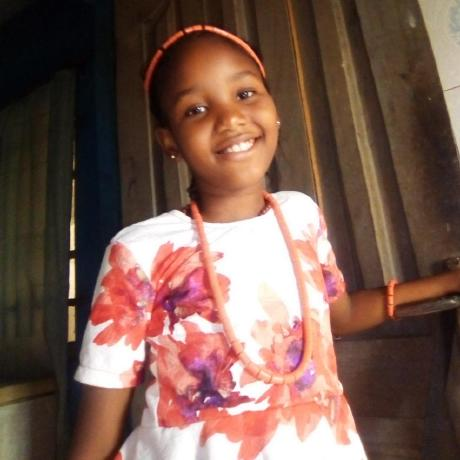
#> input picture _img/img-a.png, 460 x 460 px
$ python sample2.py
#> lines starting #> are read from the running program, lines starting #| are printed output that depends on the picture; after the words box and inside, x2 and y2 are one past the last pixel; in counts of white or black regions, pixels touching at a corner belong together; pictures that were not available may be replaced by others from this repository, and a replacement may not be noted
import numpy as np
import cv2 as cv

img1 = cv.imread("../_img/img-a.png")
#> img1 is the input picture: shape (460, 460, 3); mean B, G, R 78.5, 89.6, 119.9
img2 = cv.imread("../_img/logo.png")
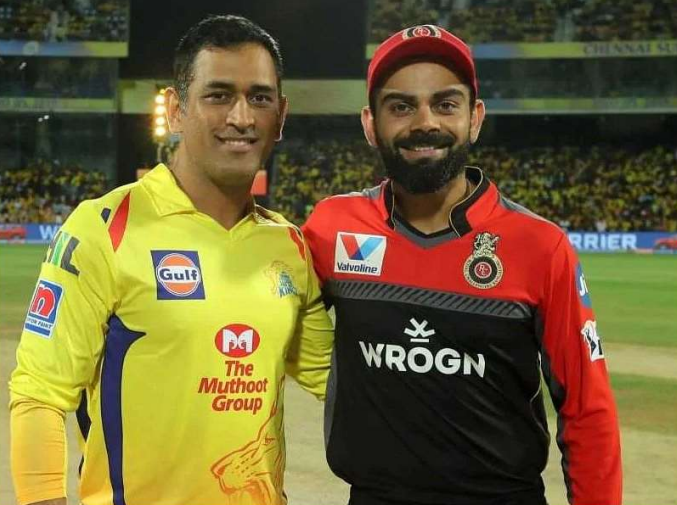
#> input picture _img/Dhoni-and-Virat.png, 677 x 505 px, given in place of logo.png, which was not available
#> img2 is the input picture: shape (505, 677, 3); mean B, G, R 53.5, 98, 112.8

rows, cols, channels = img2.shape
#> rows = 505; cols = 677; channels = 3

roi = img1[0:rows, 0:cols]

img2gray = cv.cvtColor(img2, cv.COLOR_BGR2GRAY)
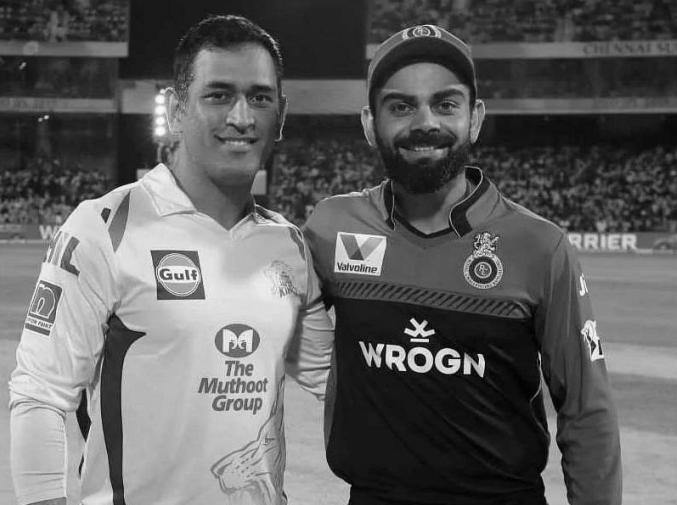
#> img2gray: shape (505, 677); min 0, max 252, mean 97.4

ret, mask = cv.threshold(img2gray, 10, 255, cv.THRESH_BINARY)
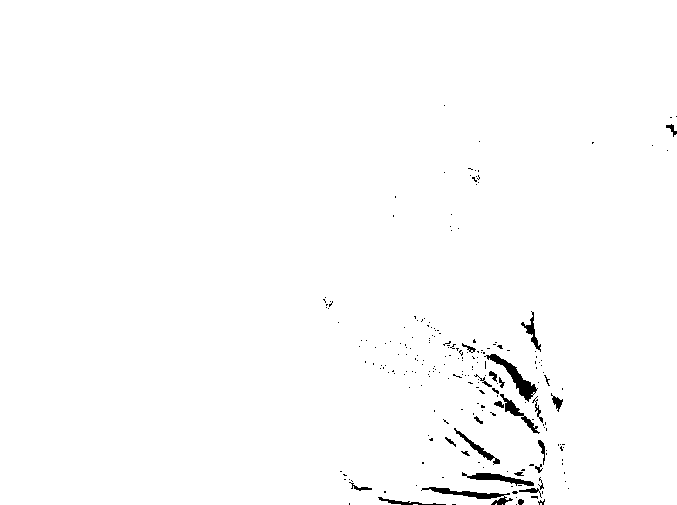
#> mask: shape (505, 677); 98.9% white; 221 black regions (193 under 20 px), largest, box (x1, y1, x2, y2) and area: (484, 354, 538, 402) 584, (421, 487, 513, 505) 459, (462, 472, 534, 486) 367

mask_inv = cv.bitwise_not(mask)

#Now black out the area of the logo
#> (the run stopped early here; a loop or call above may not have finished)
